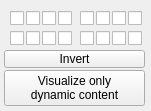
<?xml version="1.0" encoding="UTF-8"?>
<ui version="4.0">
 <class>CQDlgLayers</class>
 <widget class="QDialog" name="CQDlgLayers">
  <property name="geometry">
   <rect>
    <x>0</x>
    <y>0</y>
    <width>151</width>
    <height>111</height>
   </rect>
  </property>
  <property name="windowTitle">
   <string>Layers</string>
  </property>
  <property name="locale">
   <locale language="English" country="UnitedStates"/>
  </property>
  <widget class="QCheckBox" name="a_1">
   <property name="geometry">
    <rect>
     <x>10</x>
     <y>10</y>
     <width>16</width>
     <height>17</height>
    </rect>
   </property>
   <property name="focusPolicy">
    <enum>Qt::StrongFocus</enum>
   </property>
   <property name="text">
    <string/>
   </property>
  </widget>
  <widget class="QCheckBox" name="a_2">
   <property name="geometry">
    <rect>
     <x>26</x>
     <y>10</y>
     <width>16</width>
     <height>17</height>
    </rect>
   </property>
   <property name="focusPolicy">
    <enum>Qt::StrongFocus</enum>
   </property>
   <property name="text">
    <string/>
   </property>
  </widget>
  <widget class="QCheckBox" name="a_3">
   <property name="geometry">
    <rect>
     <x>42</x>
     <y>10</y>
     <width>16</width>
     <height>17</height>
    </rect>
   </property>
   <property name="focusPolicy">
    <enum>Qt::StrongFocus</enum>
   </property>
   <property name="text">
    <string/>
   </property>
  </widget>
  <widget class="QCheckBox" name="a_4">
   <property name="geometry">
    <rect>
     <x>58</x>
     <y>10</y>
     <width>16</width>
     <height>17</height>
    </rect>
   </property>
   <property name="focusPolicy">
    <enum>Qt::StrongFocus</enum>
   </property>
   <property name="text">
    <string/>
   </property>
  </widget>
  <widget class="QCheckBox" name="a_5">
   <property name="geometry">
    <rect>
     <x>80</x>
     <y>10</y>
     <width>16</width>
     <height>17</height>
    </rect>
   </property>
   <property name="focusPolicy">
    <enum>Qt::StrongFocus</enum>
   </property>
   <property name="text">
    <string/>
   </property>
  </widget>
  <widget class="QCheckBox" name="a_6">
   <property name="geometry">
    <rect>
     <x>96</x>
     <y>10</y>
     <width>16</width>
     <height>17</height>
    </rect>
   </property>
   <property name="focusPolicy">
    <enum>Qt::StrongFocus</enum>
   </property>
   <property name="text">
    <string/>
   </property>
  </widget>
  <widget class="QCheckBox" name="a_7">
   <property name="geometry">
    <rect>
     <x>112</x>
     <y>10</y>
     <width>16</width>
     <height>17</height>
    </rect>
   </property>
   <property name="focusPolicy">
    <enum>Qt::StrongFocus</enum>
   </property>
   <property name="text">
    <string/>
   </property>
  </widget>
  <widget class="QCheckBox" name="a_8">
   <property name="geometry">
    <rect>
     <x>128</x>
     <y>10</y>
     <width>16</width>
     <height>17</height>
    </rect>
   </property>
   <property name="focusPolicy">
    <enum>Qt::StrongFocus</enum>
   </property>
   <property name="text">
    <string/>
   </property>
  </widget>
  <widget class="QToolButton" name="invert">
   <property name="geometry">
    <rect>
     <x>4</x>
     <y>50</y>
     <width>141</width>
     <height>18</height>
    </rect>
   </property>
   <property name="focusPolicy">
    <enum>Qt::StrongFocus</enum>
   </property>
   <property name="text">
    <string>Invert</string>
   </property>
  </widget>
  <widget class="QCheckBox" name="a_9">
   <property name="geometry">
    <rect>
     <x>10</x>
     <y>30</y>
     <width>16</width>
     <height>17</height>
    </rect>
   </property>
   <property name="focusPolicy">
    <enum>Qt::StrongFocus</enum>
   </property>
   <property name="text">
    <string/>
   </property>
  </widget>
  <widget class="QCheckBox" name="a_10">
   <property name="geometry">
    <rect>
     <x>26</x>
     <y>30</y>
     <width>16</width>
     <height>17</height>
    </rect>
   </property>
   <property name="focusPolicy">
    <enum>Qt::StrongFocus</enum>
   </property>
   <property name="text">
    <string/>
   </property>
  </widget>
  <widget class="QCheckBox" name="a_11">
   <property name="geometry">
    <rect>
     <x>42</x>
     <y>30</y>
     <width>16</width>
     <height>17</height>
    </rect>
   </property>
   <property name="focusPolicy">
    <enum>Qt::StrongFocus</enum>
   </property>
   <property name="text">
    <string/>
   </property>
  </widget>
  <widget class="QCheckBox" name="a_12">
   <property name="geometry">
    <rect>
     <x>58</x>
     <y>30</y>
     <width>16</width>
     <height>17</height>
    </rect>
   </property>
   <property name="focusPolicy">
    <enum>Qt::StrongFocus</enum>
   </property>
   <property name="text">
    <string/>
   </property>
  </widget>
  <widget class="QCheckBox" name="a_13">
   <property name="geometry">
    <rect>
     <x>80</x>
     <y>30</y>
     <width>16</width>
     <height>17</height>
    </rect>
   </property>
   <property name="focusPolicy">
    <enum>Qt::StrongFocus</enum>
   </property>
   <property name="text">
    <string/>
   </property>
  </widget>
  <widget class="QCheckBox" name="a_14">
   <property name="geometry">
    <rect>
     <x>96</x>
     <y>30</y>
     <width>16</width>
     <height>17</height>
    </rect>
   </property>
   <property name="focusPolicy">
    <enum>Qt::StrongFocus</enum>
   </property>
   <property name="text">
    <string/>
   </property>
  </widget>
  <widget class="QCheckBox" name="a_15">
   <property name="geometry">
    <rect>
     <x>112</x>
     <y>30</y>
     <width>16</width>
     <height>17</height>
    </rect>
   </property>
   <property name="focusPolicy">
    <enum>Qt::StrongFocus</enum>
   </property>
   <property name="text">
    <string/>
   </property>
  </widget>
  <widget class="QCheckBox" name="a_16">
   <property name="geometry">
    <rect>
     <x>128</x>
     <y>30</y>
     <width>16</width>
     <height>17</height>
    </rect>
   </property>
   <property name="focusPolicy">
    <enum>Qt::StrongFocus</enum>
   </property>
   <property name="text">
    <string/>
   </property>
  </widget>
  <widget class="QToolButton" name="qqDynamicContentOnly">
   <property name="geometry">
    <rect>
     <x>4</x>
     <y>70</y>
     <width>141</width>
     <height>36</height>
    </rect>
   </property>
   <property name="focusPolicy">
    <enum>Qt::StrongFocus</enum>
   </property>
   <property name="text">
    <string>Visualize only
dynamic content</string>
   </property>
   <property name="checkable">
    <bool>true</bool>
   </property>
  </widget>
 </widget>
 <tabstops>
  <tabstop>a_1</tabstop>
  <tabstop>a_2</tabstop>
  <tabstop>a_3</tabstop>
  <tabstop>a_4</tabstop>
  <tabstop>a_5</tabstop>
  <tabstop>a_6</tabstop>
  <tabstop>a_7</tabstop>
  <tabstop>a_8</tabstop>
  <tabstop>a_9</tabstop>
  <tabstop>a_10</tabstop>
  <tabstop>a_11</tabstop>
  <tabstop>a_12</tabstop>
  <tabstop>a_13</tabstop>
  <tabstop>a_14</tabstop>
  <tabstop>a_15</tabstop>
  <tabstop>a_16</tabstop>
  <tabstop>invert</tabstop>
 </tabstops>
 <resources/>
 <connections/>
</ui>
